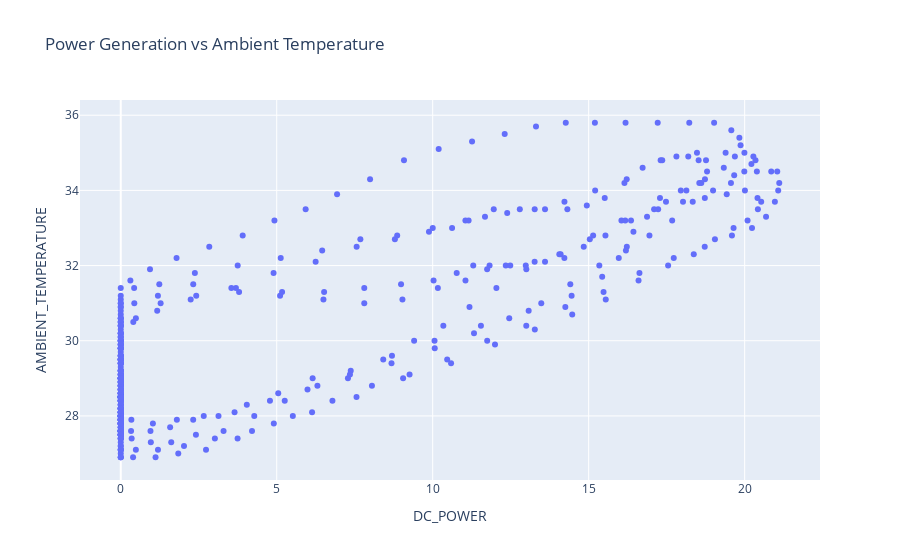

Notebook source saved alongside this figure:
### Code cell
plot_p_t1 = df[['AMBIENT_TEMPERATURE','DC_POWER']]

fig = px.scatter(data_frame=plot_p_t1,x="DC_POWER",y='AMBIENT_TEMPERATURE',title="Power Generation vs Ambient Temperature")
fig.show()

### Figure 1 — Plotly figure (JSON) as saved in the notebook; plotly's stock layout.template omitted (floating-point values rounded to 4 significant figures; data arrays with more than 128 entries replaced by an {"elided": "..."} marker saying what was removed)
{"data": [{"hovertemplate": "DC_POWER=%{x}<br>AMBIENT_TEMPERATURE=%{y}<extra></extra>", "legendgroup": "", "marker": {"color": "#636efa", "symbol": "circle"}, "mode": "markers", "name": "", "orientation": "v", "showlegend": false, "type": "scatter", "x": {"elided": "480 float values"}, "xaxis": "x", "y": {"elided": "480 float values"}, "yaxis": "y"}], "layout": {"legend": {"tracegroupgap": 0}, "title": {"text": "Power Generation vs Ambient Temperature"}, "xaxis": {"anchor": "y", "domain": [0, 1], "title": {"text": "DC_POWER"}}, "yaxis": {"anchor": "x", "domain": [0, 1], "title": {"text": "AMBIENT_TEMPERATURE"}}}}
